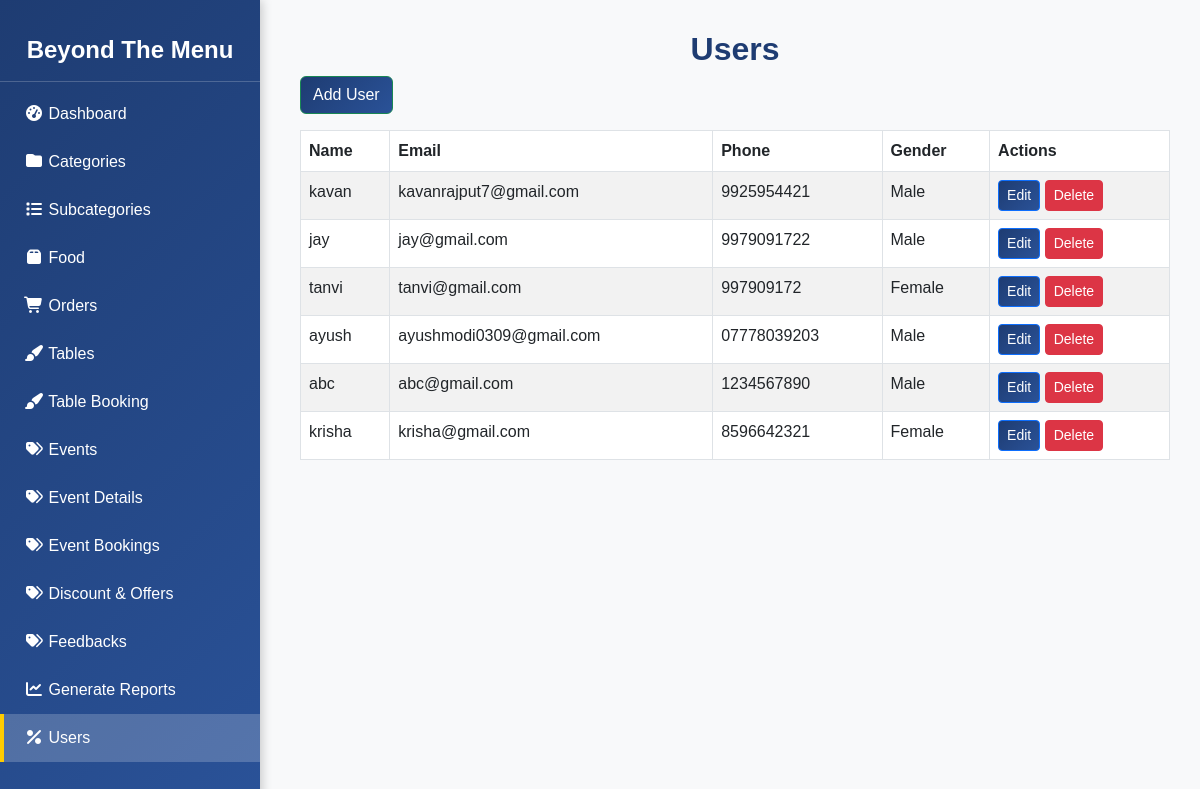
Screenshot of /adminhome/users/ (signed in) with the database file from the repository.
### home/models.py (models this page shows, shortened)
class UserProfile(AbstractUser):
    username = None  # Remove username field
    name = models.CharField(max_length=100, unique=True)
    email = models.EmailField(unique=True)
    phone = models.CharField(max_length=15, blank=True, null=True)
    gender = models.CharField(
        max_length=10,
        choices=[("Male", "Male"), ("Female", "Female"), ("Other", "Other")],
        blank=True,
        null=True,
    )
    is_staff = models.BooleanField(default=False)  # Required for Django Admin
    is_superuser = models.BooleanField(default=False)  # Required for Django Admin
    is_admin = models.BooleanField(default=False)  # Custom admin flag
    USERNAME_FIELD = "email"  # ✅ Use email for authentication
    REQUIRED_FIELDS = ["name"]
    objects = UserProfileManager()  # Use custom manager

### admin_panel/views.py (the view)
# urls.py: path('users/', views.manage_users, name='manage_users'),
@login_required
def manage_users(request):
    users = UserProfile.objects.all()
    return render(request, 'admin/manage_users.html', {'users': users})

### home/context_processors.py (called while the page is built)
def cart_count(request):
    if request.user.is_authenticated:
        count = Cart.objects.filter(user=request.user).aggregate(total_items=Sum('quantity'))['total_items'] or 0
    else:
        count = 0
    return {"cart_count":count}

### templates/admin/manage_users.html (shortened to what this page needs)
{% extends "admin/base_admin.html" %}
{% block content %}
<h1 style="text-align:center">Users</h1>
    <a href="{% url 'add_user' %}" class="btn btn-success mb-3" style="background: linear-gradient(135deg, #1e3c72, #2a5298);">Add User</a>
    <table class="table table-striped table-bordered">
        <thead>
            <tr>
                <th>Name</th>
                <th>Email</th>
                <th>Phone</th>
                <th>Gender</th>
                <th>Actions</th>
            </tr>
        </thead>
        <tbody>
            {% for user in users %}
            <tr>
                <td>{{ user.name }}</td>
                <td>{{ user.email }}</td>
                <td>{{ user.phone|default:"N/A" }}</td>
                <td>{{ user.gender|default:"N/A" }}</td>
                <td>
                    <a href="{% url 'update_user' user.id %}" class="btn btn-primary btn-sm" style="background: linear-gradient(135deg, #1e3c72, #2a5298);">Edit</a>
                    <button class="btn btn-danger btn-sm delete-btn" data-user-id="{{ user.id }}">Delete</button>
                </td>
            </tr>
            {% endfor %}
        </tbody>
    </table>
{% endblock %}

### templates/admin/base_admin.html (style rules this page uses)
body { font-family: "Poppins", sans-serif; background-color: #f8f9fa; color: #333; }
h1 { font-size: 2rem; font-weight: 700; color: #1e3c72; }

### rows the page displays
UserProfile: name "kavan", email "kavanrajput7@gmail.com", phone "9925954421", gender "Male"
UserProfile: name "jay", email "jay@gmail.com", phone "9979091722", gender "Male"
UserProfile: name "tanvi", email "tanvi@gmail.com", phone "997909172", gender "Female"
UserProfile: name "ayush", email "ayushmodi0309@gmail.com", phone "07778039203", gender "Male"
UserProfile: name "abc", email "abc@gmail.com", phone "1234567890", gender "Male"
UserProfile: name "krisha", email "krisha@gmail.com", phone "8596642321", gender "Female"
